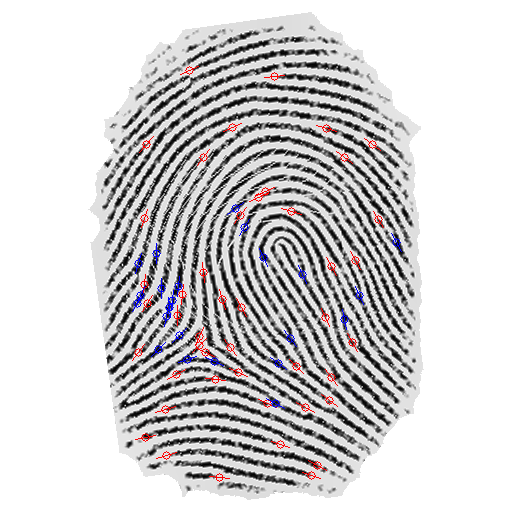
#> input picture huellas/data_sheet/Caracteristicas_huellas/20261029T134624_945103Z/marcadas/Huellas_1/imp_01_contraste.png.png.png, 512 x 512 px
$ python -i extraer_caracteristicas.py   (imports and definitions only)   (older library calls are emulated)
#> lines starting #> are read from the running program, lines starting #| are printed output that depends on the picture
#!/usr/bin/env python3
# -*- coding: utf-8 -*-
"""Extractor BASE de características de huellas (Python >= 3.10).

INSTALAR:
    py -m pip install numpy opencv-python-headless scipy scikit-image
EJECUTAR, al lado de data_sheet, después de normalizar:
    py extraer_caracteristicas.py --raiz "data_sheet" --marcar

Es independiente de normalizar_huellas.py: usa sus imágenes en grises,
binarias, esqueletos y máscaras; comprueba dimensiones/polaridad y recalcula
coherencia sobre los grises. No usa el PNG 'calidad' del normalizador.
Acepta también --raiz data_sheet/Huellas_1/Huellas_normalizadas.

Por imagen: vector fijo de 91 valores + lista variable de minucias.
  Orientación axial global: 16; orientación espacial 2x2x8: 32;
  LBP uniforme: 10; textura GLCM: 6; momentos de Hu: 7;
  densidad espacial de minucias 2x3x3: 18; densidad global por tipo: 2.
X contiene características en sus unidades originales. NO ajusta un scaler
ni normaliza L2 toda la fila: StandardScaler se ajusta SOLO con entrenamiento.
Guarda los bloques por separado para comparar alternativas.
Es una referencia clásica para K-Means k=3, no un embedding aprendido;
no garantiza invariancia a deformación elástica ni reconocimiento perfecto.

MINUCIAS:
Crossing Number sobre esqueleto: CN=1 terminación, CN=3 bifurcación.
Filtra componentes pequeños, proximidad al borde, coherencia insuficiente
y candidatos próximos (heurística). La orientación es la TANGENTE local
de la cresta, NO la dirección de cada rama de una bifurcación; se representa
módulo pi (sin sentido). La coherencia no es una probabilidad de autenticidad.
No deshace defectos de binarización ni valida todas las falsas minucias.
Conserva minucias en JSON/CSV para futuros comparadores geométricos.

SALIDA: data_sheet/Caracteristicas_huellas/<ejecucion_UTC>/
  vectores.npz: X, orientacion_global, orientacion_espacial, lbp, glcm, hu,
               densidad_espacial, densidad_global,
               ids, grupos, grupos_aumento, etiquetas, nombres_caracteristicas.
  vectores.csv: id + etiqueta + vector X (una fila por imagen).
  muestras.csv: índice de filas, rutas, calidad y cantidades de minucias.
  minucias.csv: id, tipo, posición, tangente, coherencia, distancia al borde.
  etiquetas_para_completar.csv: plantilla para definir identidad real.
  errores.csv: archivos incompletos/ilegibles; continúa con los restantes.
  configuracion.json: parámetros, definición de bloques y versiones.
  por_imagen/<grupo>/<ruta>.npz: vector individual.
  por_imagen/<grupo>/<ruta>.json: minucias y metadatos individuales.
  marcadas/<grupo>/<ruta>.png: opcional con --marcar.

ETIQUETAS:
No supone que Huellas_1 represente un dedo/persona. Por defecto etiqueta="".
El grupo es sólo la carpeta contenedora, NO una identidad confirmada.
Completá la columna 'etiqueta' de etiquetas_para_completar.csv y ejecutá:
    py extraer_caracteristicas.py --raiz data_sheet --etiquetas "ruta/etiquetas.csv"
Alternativa, SOLO si cada carpeta representa un único dedo:
    py extraer_caracteristicas.py --raiz data_sheet --identidad-carpeta
Variantes como imp_01_original e imp_01_rotacion comparten grupo_aumento.
No se agrupan/median automáticamente sus vectores. Al evaluar, separar por
identidad y mantener variantes de una misma impresión en el mismo conjunto.
Para verificar dedos conocidos, diseñar una partición por impresiones/sesiones
independientes; no repartir aumentos de una impresión entre train y test.

CARGAR PARA ML:
    import numpy as np
    datos = np.load('.../vectores.npz', allow_pickle=False)
    X, y = datos['X'], datos['etiquetas']
    # X[i] corresponde a ids[i] y a la fila i de muestras.csv.
ENTRENAMIENTO K-MEANS (requiere scikit-learn; usar SOLO datos de entrenamiento):
    from sklearn.pipeline import make_pipeline
    from sklearn.preprocessing import StandardScaler
    from sklearn.cluster import KMeans
    modelo = make_pipeline(StandardScaler(),
                           KMeans(n_clusters=3, n_init=20, random_state=42))
    modelo.fit(X_train)
    clusters_test = modelo.predict(X_test)
Centroides: modelo.named_steps['kmeans'].cluster_centers_ (espacio escalado).
Guardar scaler y KMeans juntos para predecir nuevas huellas del mismo modo.
Los índices 0/1/2 son arbitrarios; asignarlos a clases autorizadas requiere
etiquetas de entrenamiento o validación. k=3 no rechaza desconocidos:
K-Means siempre asigna el centro más cercano. Si hace falta rechazo,
calibrar un umbral de distancia con validación independiente.

REFERENCIAS:
https://scikit-image.org/docs/stable/api/skimage.feature.html
https://doi.org/10.3390/s24020664
"""

from __future__ import annotations
import argparse
import csv
from datetime import datetime, timezone
import hashlib
import json
from pathlib import Path
import re
import sys

try:
    import cv2
    import numpy as np
    import scipy
    from scipy import ndimage as ndi
    import skimage
    from skimage.feature import local_binary_pattern, graycomatrix, graycoprops
    from skimage.morphology import skeletonize
except ImportError as exc:
    raise SystemExit('Instalá dependencias: py -m pip install numpy '
                     'opencv-python-headless scipy scikit-image') from exc

VERSION = '1.0'
BLOCKS = [('orientacion_global', 16, 'Histograma axial, ponderado por coherencia'),
          ('orientacion_espacial', 32, 'Histograma axial en grilla 2x2x8'),
          ('lbp', 10, 'LBP uniforme P=8 R=1, frecuencias relativas'),
          ('glcm', 6, 'GLCM en ROI; promedio de direcciones y distancias'),
          ('hu', 7, 'Momentos de Hu de crestas binarias, log firmado'),
          ('densidad_espacial', 18, 'Terminaciones/bifurcaciones 3x3, por 10000 px de ROI'),
          ('densidad_global', 2, 'Terminaciones/bifurcaciones por 10000 px de ROI')]
FOLDERS = {'binarias', 'esqueletos', 'mascaras', 'calidad'}
EXT = {'.png', '.jpg', '.jpeg', '.bmp', '.tif', '.tiff', '.pgm'}


# [22 lines left out: functions read, write_png, write_csv, not called in this run]


def orientation(gray, sigma=5):
#> called with sigma = 5
    a = gray.astype(np.float32)/255
    gx = cv2.Sobel(a, cv2.CV_32F, 1, 0, ksize=3)
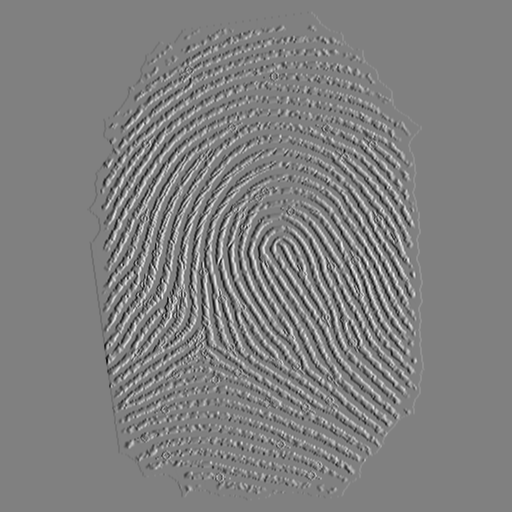
#> gx: shape (512, 512) float32; min -3.84, max 3.79, mean 1.18e-11; drawn with min black and max white
    gy = cv2.Sobel(a, cv2.CV_32F, 0, 1, ksize=3)
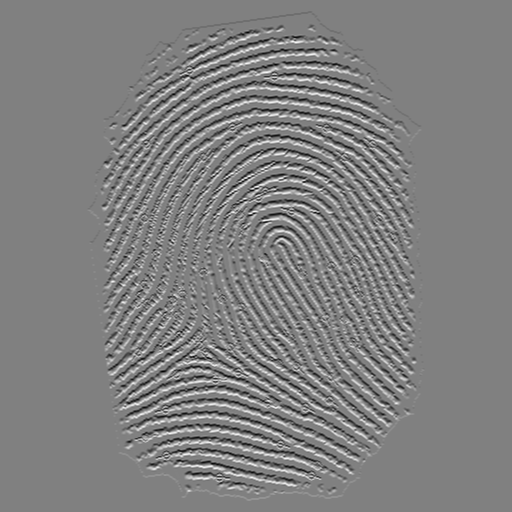
#> gy: shape (512, 512) float32; min -3.72, max 3.63, mean -6.98e-10; drawn with min black and max white
    smooth = lambda x: cv2.GaussianBlur(x, (0, 0), sigma)
    xx, yy, xy = smooth(gx*gx), smooth(gy*gy), smooth(gx*gy)
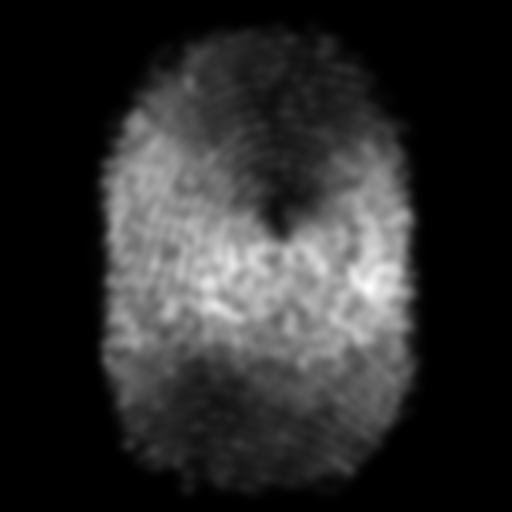
#> xx: shape (512, 512) float32; min 0, max 2.99, mean 0.518; drawn with min black and max white
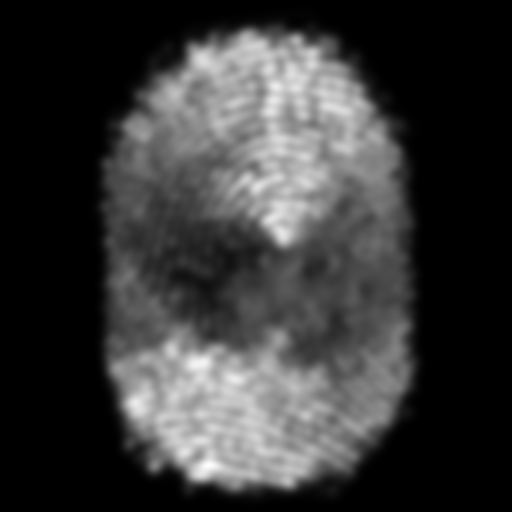
#> yy: shape (512, 512) float32; min 0, max 2.6, mean 0.572; drawn with min black and max white
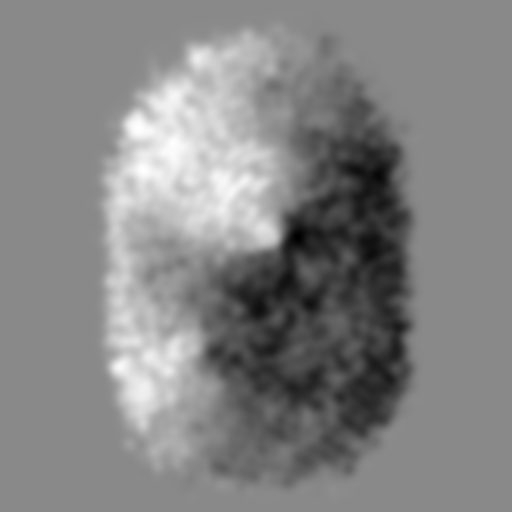
#> xy: shape (512, 512) float32; min -1.41, max 1.21, mean -0.0496; drawn with min black and max white
    q = np.sqrt((xx-yy)**2+4*xy**2)/(xx+yy+1e-8)
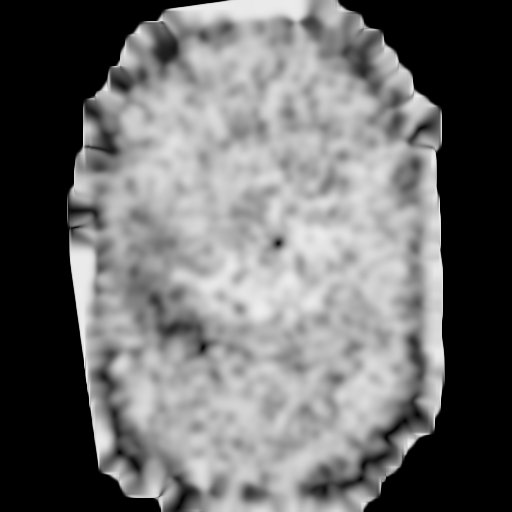
#> q: shape (512, 512) float32; min 0, max 0.956, mean 0.423
    tangent = (0.5*np.arctan2(2*xy, xx-yy)+np.pi/2) % np.pi
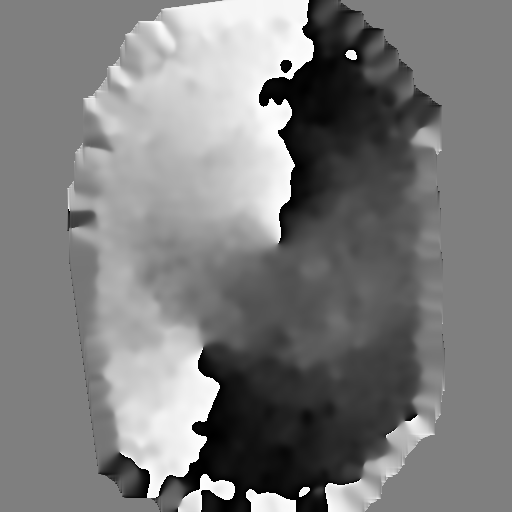
#> tangent: shape (512, 512) float32; min 0, max 3.14, mean 1.54; drawn with min black and max white
    return tangent, np.clip(q, 0, 1)


# [331 lines left out: functions crossing_number, clean_skeleton, minutiae, bbox, texture_glcm, descriptors and 6 more, not called in this run]


# [2 lines not run here, left out]

>>> import cv2
>>> picture = cv2.imread('data_sheet/Caracteristicas_huellas/20261029T134624_945103Z/marcadas/Huellas_1/imp_01_contraste.png.png.png', cv2.IMREAD_GRAYSCALE)
>>> result = orientation(picture)

$ run again, on huellas/data_sheet/Caracteristicas_huellas/20261029T134624_945103Z/marcadas/Huellas_2/imp_02_elastica.png.png.png
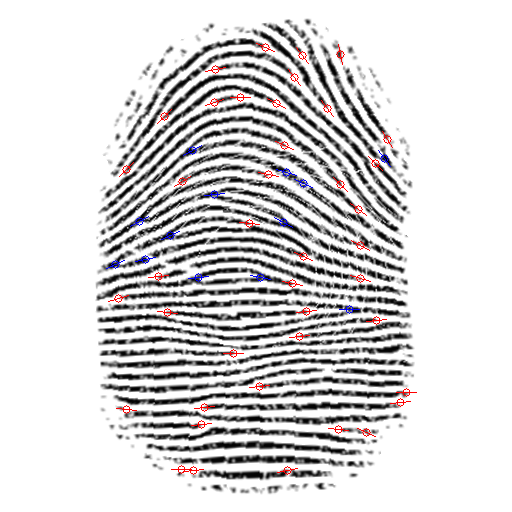
#> input picture huellas/data_sheet/Caracteristicas_huellas/20261029T134624_945103Z/marcadas/Huellas_2/imp_02_elastica.png.png.png, 512 x 512 px
#> in orientation, `q = np.sqrt((xx-yy)**2+4*xy**2)/(xx+yy+1e-8)`:
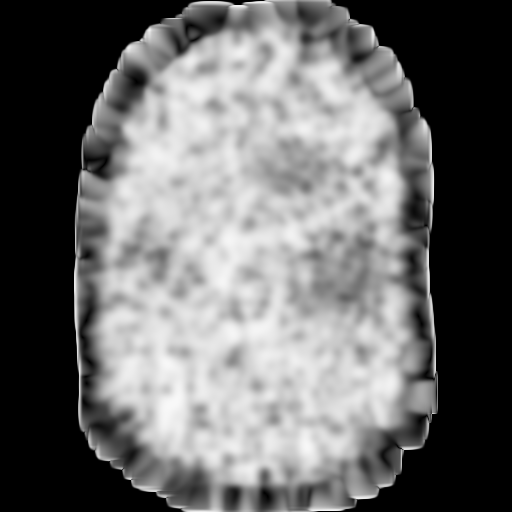
#> q: shape (512, 512) float32; min 0, max 0.976, mean 0.422
#> in orientation, `tangent = (0.5*np.arctan2(2*xy, xx-yy)+np.pi/2) % np.pi`:
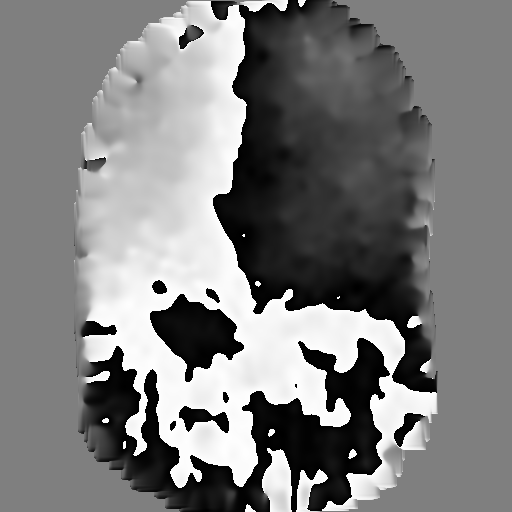
#> tangent: shape (512, 512) float32; min 0, max 3.14, mean 1.55; drawn with min black and max white
